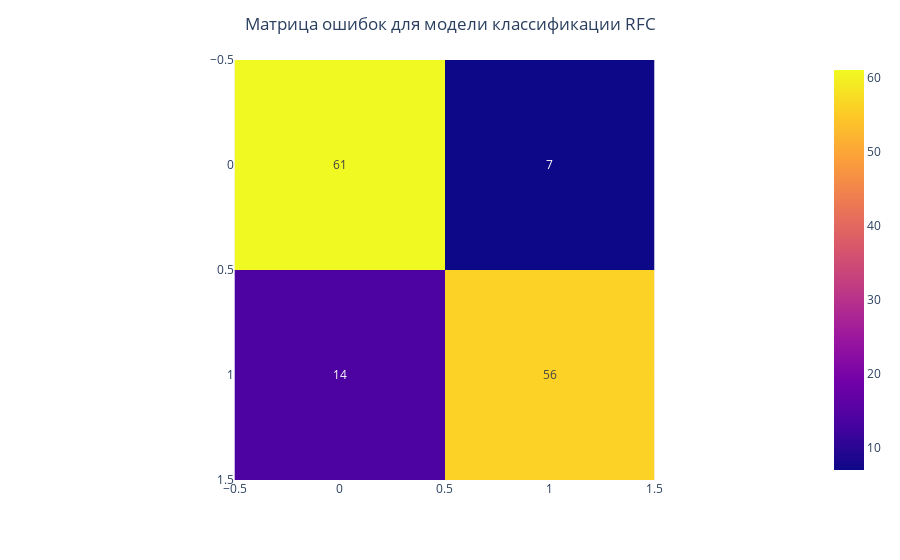

Notebook cell for this chart:
### Code cell
cm = confusion_matrix(y_test, y_pred)

fig_mis = px.imshow(cm, text_auto=True)
fig_mis.update_layout(
     title={
        "text": "Матрица ошибок для модели классификации RFC",
        "x": 0.5
    },

)
fig_mis.show()

### Figure 1 — Plotly figure (JSON) as saved in the notebook; plotly's stock layout.template omitted (floating-point values rounded to 4 significant figures)
{"data": [{"coloraxis": "coloraxis", "hovertemplate": "x: %{x}<br>y: %{y}<br>color: %{z}<extra></extra>", "name": "0", "texttemplate": "%{z}", "type": "heatmap", "xaxis": "x", "yaxis": "y", "z": [[61, 7], [14, 56]]}], "layout": {"coloraxis": {"colorscale": [[0, "#0d0887"], [0.1111, "#46039f"], [0.2222, "#7201a8"], [0.3333, "#9c179e"], [0.4444, "#bd3786"], [0.5556, "#d8576b"], [0.6667, "#ed7953"], [0.7778, "#fb9f3a"], [0.8889, "#fdca26"], [1, "#f0f921"]]}, "margin": {"t": 60}, "title": {"text": "Матрица ошибок для модели классификации RFC", "x": 0.5}, "xaxis": {"anchor": "y", "constrain": "domain", "domain": [0, 1], "scaleanchor": "y"}, "yaxis": {"anchor": "x", "autorange": "reversed", "constrain": "domain", "domain": [0, 1]}}}
